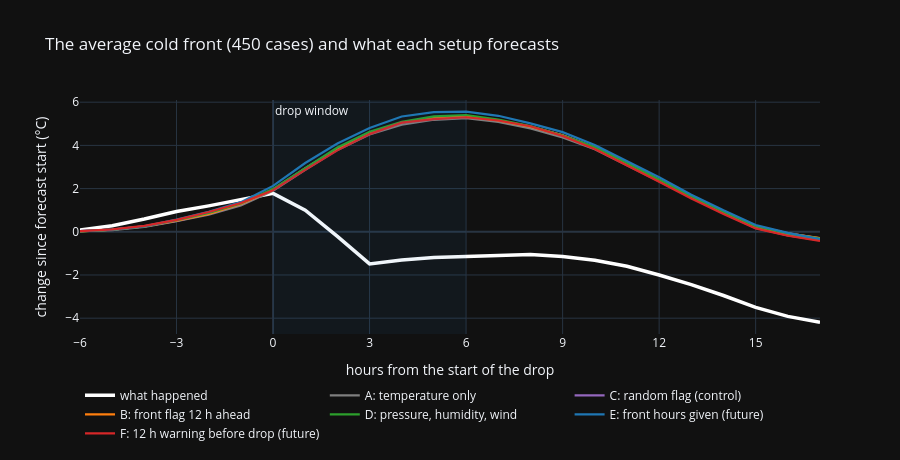

Source (notebook cell):
### Markdown cell above
## 4. The average front

All cases aligned on the start of the drop (hour 0). y = temperature change since the forecast started, averaged
over all cases. White = what really happened, colours = the mean forecast of each setup.

### Code cell
x = np.arange(H) - BEFORE
last = np.array([T[o - 1, col[p]] for p, o in zip(cases.point_id, cases.o)])[:, None]
fig = go.Figure()
fig.add_vrect(x0=0, x1=6, fillcolor="#1f77b4", opacity=0.07, line_width=0, annotation_text="drop window", annotation_position="top left")
fig.add_trace(go.Scatter(x=x, y=(truth - last).mean(axis=0), name="what happened", line={"color": "white", "width": 3.5}))
for s, label in SETUPS.items():
    fig.add_trace(go.Scatter(x=x, y=(fc[s][:, 4] - last).mean(axis=0), name=label, line={"color": COLOR[s], "width": 2.2},
                             hovertemplate="%{x:+d} h: %{y:+.1f} °C<extra>" + label + "</extra>"))
fig.update_layout(height=460, template="plotly_dark", legend={"orientation": "h", "y": -0.2},
                  title=f"The average cold front ({len(cases)} cases) and what each setup forecasts",
                  xaxis={"title": "hours from the start of the drop", "dtick": 3},
                  yaxis={"title": "change since forecast start (°C)"})
fig.write_html(FIG / "exp3_average_front.html", include_plotlyjs="cdn")
fig.show()

### Figure 1 — Plotly figure (JSON) as saved in the notebook; plotly's stock layout.template omitted (floating-point values rounded to 4 significant figures)
{"data": [{"line": {"color": "white", "width": 3.5}, "name": "what happened", "type": "scatter", "x": [-6, -5, -4, -3, -2, -1, 0, 1, 2, 3, 4, 5, 6, 7, 8, 9, 10, 11, 12, 13, 14, 15, 16, 17], "y": [0.07816, 0.2785, 0.5889, 0.9421, 1.2, 1.488, 1.78, 1.001, -0.2121, -1.487, -1.306, -1.19, -1.137, -1.085, -1.053, -1.142, -1.316, -1.599, -2.0, -2.445, -2.949, -3.499, -3.917, -4.19]}, {"hovertemplate": "%{x:+d} h: %{y:+.1f} °C<extra>A: temperature only</extra>", "line": {"color": "#7f7f7f", "width": 2.2}, "name": "A: temperature only", "type": "scatter", "x": [-6, -5, -4, -3, -2, -1, 0, 1, 2, 3, 4, 5, 6, 7, 8, 9, 10, 11, 12, 13, 14, 15, 16, 17], "y": [0.02676, 0.07513, 0.2265, 0.4868, 0.7945, 1.216, 1.895, 2.864, 3.791, 4.504, 4.957, 5.186, 5.264, 5.086, 4.789, 4.372, 3.823, 3.087, 2.349, 1.586, 0.8637, 0.1805, -0.1632, -0.3927]}, {"hovertemplate": "%{x:+d} h: %{y:+.1f} °C<extra>C: random flag (control)</extra>", "line": {"color": "#9467bd", "width": 2.2}, "name": "C: random flag (control)", "type": "scatter", "x": [-6, -5, -4, -3, -2, -1, 0, 1, 2, 3, 4, 5, 6, 7, 8, 9, 10, 11, 12, 13, 14, 15, 16, 17], "y": [0.03562, 0.1018, 0.2545, 0.5054, 0.8309, 1.272, 1.952, 2.936, 3.852, 4.581, 5.054, 5.27, 5.338, 5.166, 4.877, 4.465, 3.908, 3.172, 2.397, 1.628, 0.9284, 0.2679, -0.07225, -0.3005]}, {"hovertemplate": "%{x:+d} h: %{y:+.1f} °C<extra>B: front flag 12 h ahead</extra>", "line": {"color": "#ff7f0e", "width": 2.2}, "name": "B: front flag 12 h ahead", "type": "scatter", "x": [-6, -5, -4, -3, -2, -1, 0, 1, 2, 3, 4, 5, 6, 7, 8, 9, 10, 11, 12, 13, 14, 15, 16, 17], "y": [0.01629, 0.09571, 0.2453, 0.518, 0.8322, 1.29, 1.949, 2.935, 3.85, 4.582, 5.061, 5.28, 5.341, 5.154, 4.868, 4.463, 3.899, 3.184, 2.393, 1.646, 0.941, 0.2613, -0.07609, -0.2977]}, {"hovertemplate": "%{x:+d} h: %{y:+.1f} °C<extra>D: pressure, humidity, wind</extra>", "line": {"color": "#2ca02c", "width": 2.2}, "name": "D: pressure, humidity, wind", "type": "scatter", "x": [-6, -5, -4, -3, -2, -1, 0, 1, 2, 3, 4, 5, 6, 7, 8, 9, 10, 11, 12, 13, 14, 15, 16, 17], "y": [0.01945, 0.0979, 0.2512, 0.5373, 0.8678, 1.309, 1.987, 2.954, 3.9, 4.629, 5.094, 5.345, 5.407, 5.193, 4.897, 4.457, 3.929, 3.189, 2.413, 1.643, 0.9319, 0.2623, -0.07916, -0.3177]}, {"hovertemplate": "%{x:+d} h: %{y:+.1f} °C<extra>E: front hours given (future)</extra>", "line": {"color": "#1f77b4", "width": 2.2}, "name": "E: front hours given (future)", "type": "scatter", "x": [-6, -5, -4, -3, -2, -1, 0, 1, 2, 3, 4, 5, 6, 7, 8, 9, 10, 11, 12, 13, 14, 15, 16, 17], "y": [0.02983, 0.1026, 0.2481, 0.5636, 0.9237, 1.374, 2.126, 3.185, 4.085, 4.802, 5.337, 5.543, 5.56, 5.371, 5.022, 4.615, 4.018, 3.288, 2.526, 1.712, 0.9936, 0.3156, -0.0522, -0.3384]}, {"hovertemplate": "%{x:+d} h: %{y:+.1f} °C<extra>F: 12 h warning before drop (future)</extra>", "line": {"color": "#d62728", "width": 2.2}, "name": "F: 12 h warning before drop (future)", "type": "scatter", "x": [-6, -5, -4, -3, -2, -1, 0, 1, 2, 3, 4, 5, 6, 7, 8, 9, 10, 11, 12, 13, 14, 15, 16, 17], "y": [0.02861, 0.1162, 0.2727, 0.5539, 0.9159, 1.336, 1.926, 2.87, 3.77, 4.523, 5.054, 5.221, 5.304, 5.153, 4.887, 4.437, 3.832, 3.084, 2.316, 1.546, 0.8239, 0.1559, -0.1817, -0.4273]}], "layout": {"annotations": [{"showarrow": false, "text": "drop window", "x": 0, "xanchor": "left", "xref": "x", "y": 1, "yanchor": "top", "yref": "y domain"}], "height": 460, "legend": {"orientation": "h", "y": -0.2}, "shapes": [{"fillcolor": "#1f77b4", "line": {"width": 0}, "opacity": 0.07, "type": "rect", "x0": 0, "x1": 6, "xref": "x", "y0": 0, "y1": 1, "yref": "y domain"}], "title": {"text": "The average cold front (450 cases) and what each setup forecasts"}, "xaxis": {"dtick": 3, "title": {"text": "hours from the start of the drop"}}, "yaxis": {"title": {"text": "change since forecast start (°C)"}}}}
